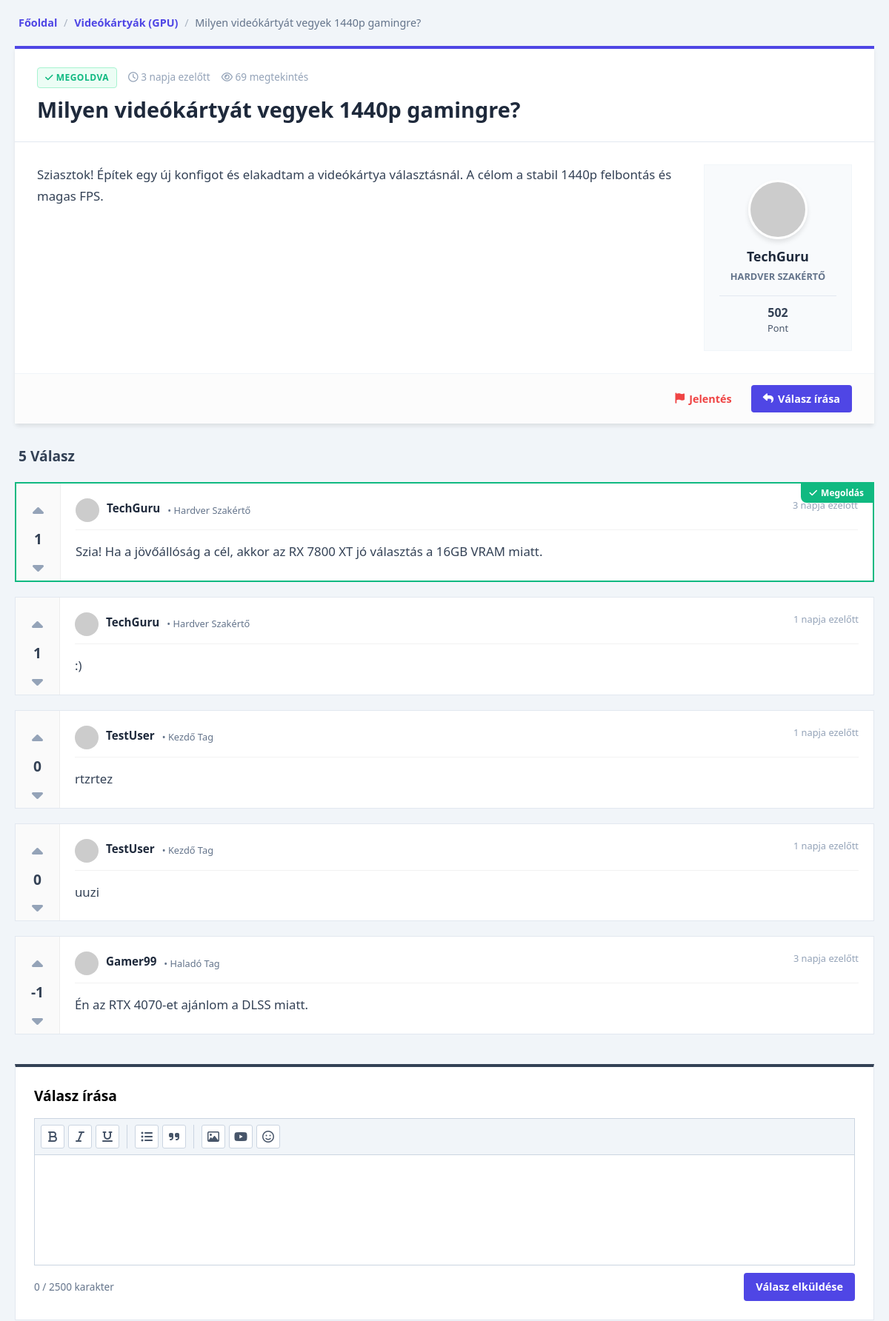
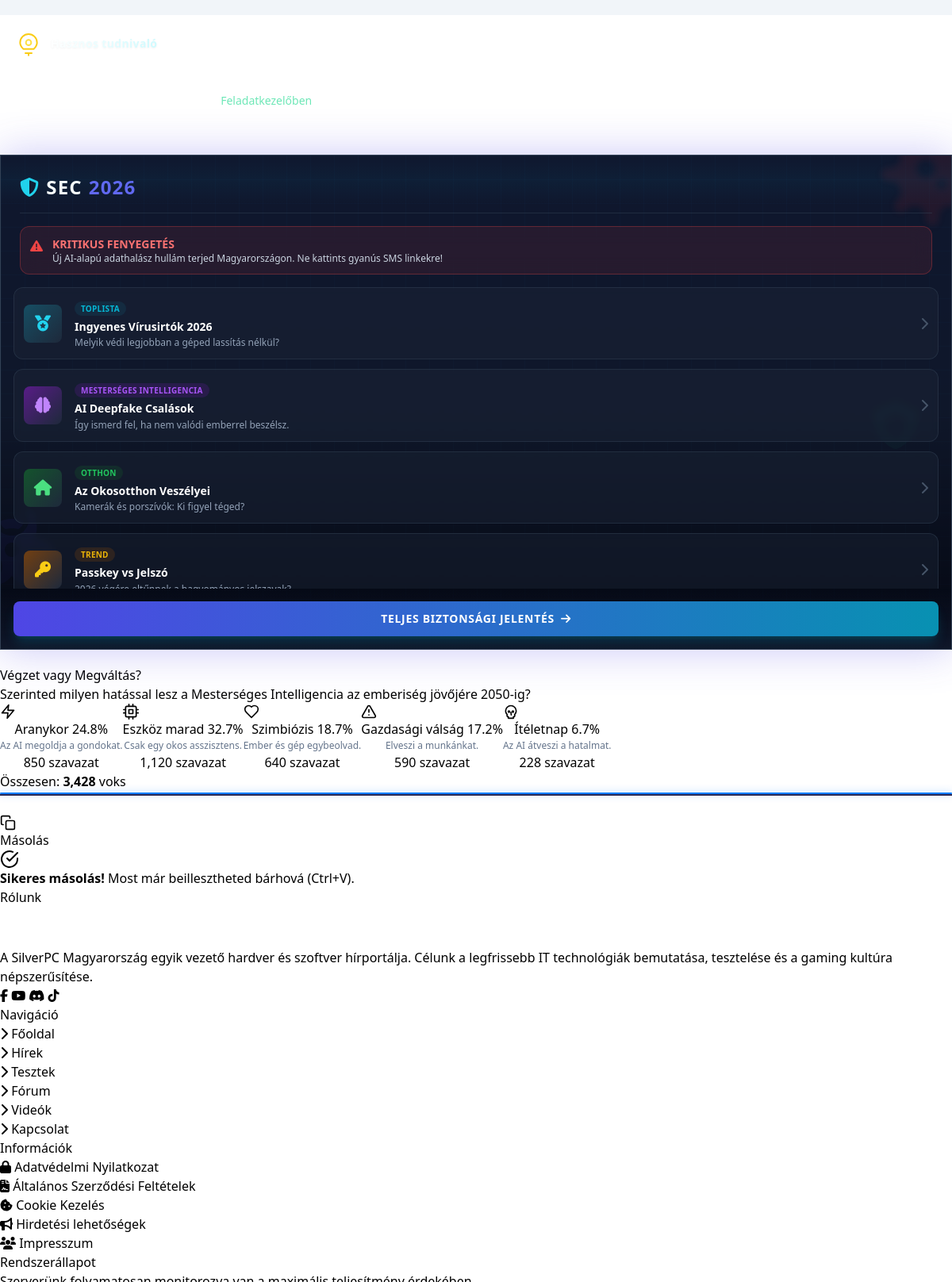
Screenshot of /kerdes_bejelentkezett_nezet.php?id=1 (upper part) with the database file from the repository (2 pictures, top to bottom).
### tables this page shows
CREATE TABLE `qc_categories` (
  `id` int(11) NOT NULL,
  `parent_id` int(11) DEFAULT NULL,
  `name` varchar(100) NOT NULL,
  `slug` varchar(100) NOT NULL,
  `icon_class` varchar(50) DEFAULT NULL,
  `seo_description` varchar(255) DEFAULT NULL
);

CREATE TABLE `qc_questions` (
  `id` int(11) NOT NULL,
  `user_id` int(11) DEFAULT NULL,
  `category_id` int(11) NOT NULL,
  `title` varchar(255) NOT NULL,
  `slug` varchar(255) NOT NULL,
  `content` text NOT NULL,
  `status` enum('open','solved','closed') DEFAULT 'open',
  `vote_score` int(11) DEFAULT 0,
  `view_count` int(11) DEFAULT 0,
  `is_guest` tinyint(1) DEFAULT 0,
  `guest_name` varchar(100) DEFAULT NULL,
  `seo_description` varchar(255) DEFAULT NULL,
  `created_at` datetime DEFAULT current_timestamp()
);

CREATE TABLE `qc_users` (
  `user_id` int(11) NOT NULL,
  `username` varchar(100) NOT NULL,
  `reputation_points` int(11) DEFAULT 0,
  `custom_title` varchar(100) DEFAULT NULL,
  `is_admin` tinyint(1) DEFAULT 0,
  `created_at` datetime DEFAULT current_timestamp(),
  `email` varchar(255) DEFAULT NULL,
  `full_name` varchar(255) DEFAULT NULL,
  `password_hash` varchar(255) DEFAULT NULL,
  `avatar` varchar(255) DEFAULT NULL,
  `bio` text DEFAULT NULL,
  `website` varchar(255) DEFAULT NULL,
  `social_links` text DEFAULT NULL,
  `location` varchar(100) DEFAULT NULL,
  `last_login` datetime DEFAULT NULL,
  `last_login_ip` varchar(45) DEFAULT NULL,
  `status` enum('active','suspended','banned','deleted') DEFAULT 'active',
  `deleted_at` datetime DEFAULT NULL,
  `role` enum('user','moderator','admin') DEFAULT 'user',
  `questions_count` int(11) DEFAULT 0,
  `answers_count` int(11) DEFAULT 0,
  `accepted_answers_count` int(11) DEFAULT 0,
  `comments_count` int(11) DEFAULT 0,
  `reactions_count` int(11) DEFAULT 0,
  `rank_title` varchar(100) DEFAULT 'Newbie',
  `cover_image` varchar(255) DEFAULT NULL
);

CREATE TABLE `qc_answers` (
  `id` int(11) NOT NULL,
  `question_id` int(11) NOT NULL,
  `user_id` int(11) DEFAULT NULL,
  `content` text NOT NULL,
  `is_accepted` tinyint(1) DEFAULT 0,
  `is_ai` tinyint(1) DEFAULT 0,
  `is_guest` tinyint(1) DEFAULT 0,
  `guest_name` varchar(100) DEFAULT NULL,
  `vote_score` int(11) DEFAULT 0,
  `created_at` datetime DEFAULT current_timestamp()
);

### kerdes_bejelentkezett_nezet.php (the view, shortened to what the rows shown need)
<?php
require_once __DIR__ . '/config.php';
require_once __DIR__ . '/db_connect.php';
require_once __DIR__ . '/functions.php';
$q_id = isset($_GET['id']) ? (int)$_GET['id'] : 0;
$stmt = $pdo->prepare("SELECT * FROM qc_questions WHERE id = ?");
$stmt->execute([$q_id]);
$question = $stmt->fetch();
?>
<!DOCTYPE html>
<html lang="hu">
<head>
    <script src="https://cdn.tailwindcss.com"></script>
    <link rel="stylesheet" href="https://cdnjs.cloudflare.com/ajax/libs/font-awesome/6.5.1/css/all.min.css" />
	<link href="https://cdnjs.cloudflare.com/ajax/libs/prism/1.29.0/themes/prism-tomorrow.min.css" rel="stylesheet" />
	<link rel="stylesheet" href="https://blog.silverpc.hu/v2/assets/css/layout.css">
	<link rel="stylesheet" href="https://blog.silverpc.hu/v2/assets/css/article.css">
	<link rel="stylesheet" href="https://blog.silverpc.hu/v2/assets/css/widget.css">
</head>
<body class="min-h-screen relative">
<main class="header-content-wrapper mt-0 pb-0">
<main id="main" class="site-main">
    <div class="cikk-fo-container" itemscope itemtype="http://schema.org/NewsArticle">
        <div class="cikk-fo-layout">
            <div class="cikk-fo-col-left" style="background: linear-gradient(135deg, rgba(11, 25, 30, 0.9), rgba(10, 15, 20, 0.9));">
<div class="q_v_wrapper">
    <?php if ($question):
        $cat_stmt = $pdo->prepare("SELECT * FROM qc_categories WHERE id = ?");
        $cat_stmt->execute([$question['category_id']]);
        $cat = $cat_stmt->fetch();
        $asker_name = $question['guest_name'] ?? 'Vendég';
        if ($question['user_id']) {
            $u_stmt = $pdo->prepare("SELECT * FROM qc_users WHERE user_id = ?");
            $u_stmt->execute([$question['user_id']]);
            $asker = $u_stmt->fetch();
            if ($asker) $asker_name = $asker['username'];
        }
        $ans_stmt = $pdo->prepare("SELECT * FROM qc_answers WHERE question_id = ? ORDER BY is_accepted DESC, vote_score DESC, created_at ASC");
        $ans_stmt->execute([$q_id]);
        $answers = $ans_stmt->fetchAll();
    ?>
    <div class="q_v_breadcrumb">
        <a href="index.php">Főoldal</a> <span>/</span>
        <?php if($cat): ?><a href="<?php echo generateUrl('category', $cat['id'], $cat['slug']); ?>"><?php echo htmlspecialchars($cat['name']); ?></a> <span>/</span><?php endif; ?>
        <?php echo htmlspecialchars($question['title']); ?>
    </div>
    <div class="q_v_question_card">
        <div class="q_v_q_header">
            <div class="q_v_q_meta_top">
                <?php if($question['status'] == 'solved'): ?>
                    <span class="q_v_badge q_v_badge_solved"><i class="fa-solid fa-check"></i> Megoldva</span>
                <?php elseif($question['status'] == 'closed'): ?>
                    <span class="q_v_badge q_v_badge_closed"><i class="fa-solid fa-lock"></i> Lezárva</span>
                <?php else: ?>
                    <span class="q_v_badge q_v_badge_waiting"><i class="fa-solid fa-question"></i> Nyitott</span>
                <?php endif; ?>
                <span class="q_v_q_date"><i class="fa-regular fa-clock"></i> <?php echo time_elapsed_string($question['created_at']); ?></span>
                <span class="q_v_q_date"><i class="fa-regular fa-eye"></i> <?php echo $question['view_count']; ?> megtekintés</span>
            </div>
            <h1 class="q_v_q_title"><?php echo htmlspecialchars($question['title']); ?></h1>
        </div>
        <div class="q_v_q_body_grid">
            <div class="q_v_q_content">
                <div class="q_v_text" id="mainQuestionText">
                    <?php echo $question['content']; ?>
                </div>
            </div>
            <div class="q_v_user_sidebar">
                <img src="https://ui-avatars.com/api/?name=<?php echo urlencode($asker_name); ?>&background=4f46e5&color=fff" alt="Avatar" class="q_v_user_avatar">
                <div class="q_v_mobile_user_details">
                    <a href="#" class="q_v_user_name"><?php echo htmlspecialchars($asker_name); ?></a>
                    <span class="q_v_user_rank"><?php echo isset($asker) ? htmlspecialchars($asker['custom_title'] ?? 'Tag') : 'Vendég'; ?></span>
                </div>
                <?php if(isset($asker)): ?>
                <div class="q_v_user_stats">
                    <span class="q_v_stat_item"><b><?php echo $asker['reputation_points']; ?></b>Pont</span>
                </div>
                <?php endif; ?>
            </div>
        </div>
        <div class="q_v_q_footer">
            <a href="tartalom_jelentese.php?type=question&id=<?php echo $question['id']; ?>" class="q_v_btn q_v_btn_danger"><i class="fa-solid fa-flag"></i> Jelentés</a>
            <button class="q_v_btn q_v_btn_primary" onclick="document.getElementById('replyEditor').scrollIntoView({behavior: 'smooth'})">
                <i class="fa-solid fa-reply"></i> Válasz írása
            </button>
        </div>
    </div>
    <div class="q_v_answers_section">
        <div class="q_v_answers_header">
            <div class="q_v_answers_count"><?php echo count($answers); ?> Válasz</div>
        </div>
        <?php foreach ($answers as $ans):
            $ans_user_name = $ans['guest_name'] ?? 'Vendég';
            $ans_user_title = 'Tag';
            $ans_user_color = '76a91d';
            if ($ans['user_id']) {
                $au_stmt = $pdo->prepare("SELECT * FROM qc_users WHERE user_id = ?");
                $au_stmt->execute([$ans['user_id']]);
                $a_user = $au_stmt->fetch();
                if ($a_user) {
                    $ans_user_name = $a_user['username'];
                    $ans_user_title = $a_user['custom_title'] ?? 'Tag';
                }
            }
            $is_solution = $ans['is_accepted'];
            $card_class = $is_solution ? 'q_v_answer_solution' : '';
        ?>
        <div class="q_v_answer_card <?php echo $card_class; ?>">
            <?php if($is_solution): ?>
                <div class="q_v_solution_banner"><i class="fa-solid fa-check"></i> Megoldás</div>
            <?php endif; ?>
            <div class="q_v_vote_box">
                <a href="#" class="q_v_vote_btn"><i class="fa-solid fa-caret-up"></i></a>
                <span class="q_v_vote_count"><?php echo $ans['vote_score']; ?></span>
                <a href="#" class="q_v_vote_btn"><i class="fa-solid fa-caret-down"></i></a>
            </div>
            <div class="q_v_answer_main">
                <div class="q_v_answer_meta">
                    <div class="q_v_answer_user">
                        <img src="https://ui-avatars.com/api/?name=<?php echo urlencode($ans_user_name); ?>&background=<?php echo $ans_user_color; ?>&color=fff" class="q_v_answer_avatar">
                        <span class="q_v_user_name" style="font-size: 0.95rem;"><?php echo htmlspecialchars($ans_user_name); ?></span>
                        <span style="color:#64748b; font-size: 0.8rem;">• <?php echo htmlspecialchars($ans_user_title); ?></span>
                    </div>
                    <span style="color:#94a3b8; font-size: 0.8rem;"><?php echo time_elapsed_string($ans['created_at']); ?></span>
                </div>
                <div class="q_v_text">
                    <?php echo $ans['content']; ?>
                </div>
            </div>
        </div>
        <?php endforeach; ?>
    </div>
    <div class="q_v_editor_section" id="replyEditor">
        <span class="q_v_editor_title">Válasz írása</span>
        <form method="POST" onsubmit="return prepareAnswerSubmit()">
            <div class="q_v_toolbar">
                <button type="button" class="q_v_tool_btn" title="Félkövér" onclick="formatText('bold')"><i class="fa-solid fa-bold"></i></button>
                <button type="button" class="q_v_tool_btn" title="Dőlt" onclick="formatText('italic')"><i class="fa-solid fa-italic"></i></button>
                <button type="button" class="q_v_tool_btn" title="Aláhúzott" onclick="formatText('underline')"><i class="fa-solid fa-underline"></i></button>
                <button type="button" class="q_v_tool_btn" title="Lista" onclick="formatText('insertUnorderedList')"><i class="fa-solid fa-list-ul"></i></button>
                <button type="button" class="q_v_tool_btn" title="Idézet" onclick="formatText('formatBlock', 'blockquote')"><i class="fa-solid fa-quote-right"></i></button>
                <button type="button" class="q_v_tool_btn" title="Kép beszúrása" onclick="insertMedia('image')"><i class="fa-regular fa-image"></i></button>
                <button type="button" class="q_v_tool_btn" title="YouTube Videó" onclick="insertMedia('youtube')"><i class="fa-brands fa-youtube"></i></button>
                <button type="button" class="q_v_tool_btn" title="Emoji" onclick="toggleEmojiPicker()"><i class="fa-regular fa-face-smile"></i></button>
            </div>
            <div class="q_v_editor_content" id="editorContent" contenteditable="true" placeholder="Írd ide a válaszod..."></div>
            <div class="q_v_editor_footer">
                <span class="q_v_char_count" id="charCount">0 / 2500 karakter</span>
                <button type="submit" class="q_v_btn q_v_btn_primary">Válasz elküldése</button>
            </div>
        </form>
    </div>
    <?php else: ?>
        <p>A kérdés nem található.</p>
    <?php endif; ?>
</div>
		</div>
            <aside class="cikk-fo-col-right">
                <div class="theiaStickySidebar">
    <div class="relative w-full bg-slate-900 overflow-hidden shadow-[0_0_50px_rgba(79,70,229,0.3)] border border-slate-700 group perspective-1000" style="margin-bottom: 20px;">
        <div class="relative z-10 p-6 pb-2">
            <div class="flex justify-between items-center mb-4 border-b border-slate-700/50 pb-4">
                <div>
                    <h2 class="sec_widget_font_tech text-2xl font-black text-white tracking-wider flex items-center gap-2">
                        <span class="text-cyan-400"><i class="fas fa-shield-alt"></i></span> SEC<span class="text-indigo-500">2026</span>
                    </h2>
                </div>
            </div>
        </div>
    </div>
    <div class="szavazas_widget_wrapper" id="szavazas_widget_app">
        <div class="szavazas_widget_card">
            <div class="szavazas_widget_header">
                <h2 class="szavazas_widget_title">Végzet vagy Megváltás?</h2>
            </div>
        </div>
    </div>
 </div>
            </aside>
        </div>
    </div>
</main>
    </main>
</body>
</html>

### rows the page displays
qc_categories: name "Videókártyák (GPU)"
qc_questions: title "Milyen videókártyát vegyek 1440p gamingre?", created_at "3 napja ezelőtt", view_count "69", content "Sziasztok! Építek egy új konfigot és elakadtam a videókártya választásnál. A célom a stabil 1440p felbontás és magas FPS."
qc_users: username "TechGuru", custom_title "HARDVER SZAKÉRTŐ", reputation_points "502"
qc_answers: is_accepted 1 (drawn), vote_score "1", user.username "TechGuru", user.custom_title "Hardver Szakértő", created_at "3 napja ezelőtt", content "Szia! Ha a jövőállóság a cél, akkor az RX 7800 XT jó választás a 16GB VRAM miatt."
qc_answers: vote_score "1", user.username "TechGuru", user.custom_title "Hardver Szakértő", created_at "1 napja ezelőtt", content ":)"
qc_answers: vote_score "0", user.username "TestUser", user.custom_title "Kezdő Tag", created_at "1 napja ezelőtt", content "rtzrtez"
qc_answers: vote_score "0", user.username "TestUser", user.custom_title "Kezdő Tag", created_at "1 napja ezelőtt", content "uuzi"
qc_answers: vote_score "-1", user.username "Gamer99", user.custom_title "Haladó Tag", created_at "3 napja ezelőtt", content "Én az RTX 4070-et ajánlom a DLSS miatt."

### other values shown
count($answers) "5"
